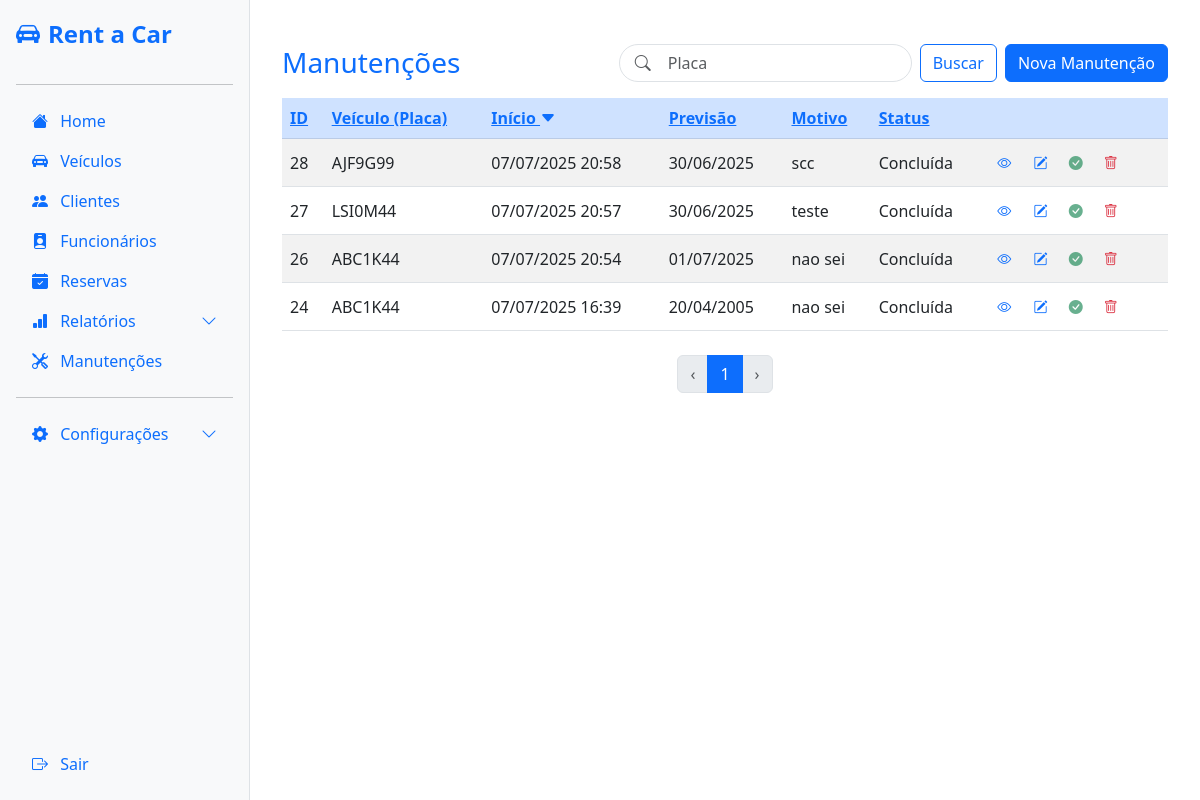
Before: /maintenance/ (signed in) with the older database file.
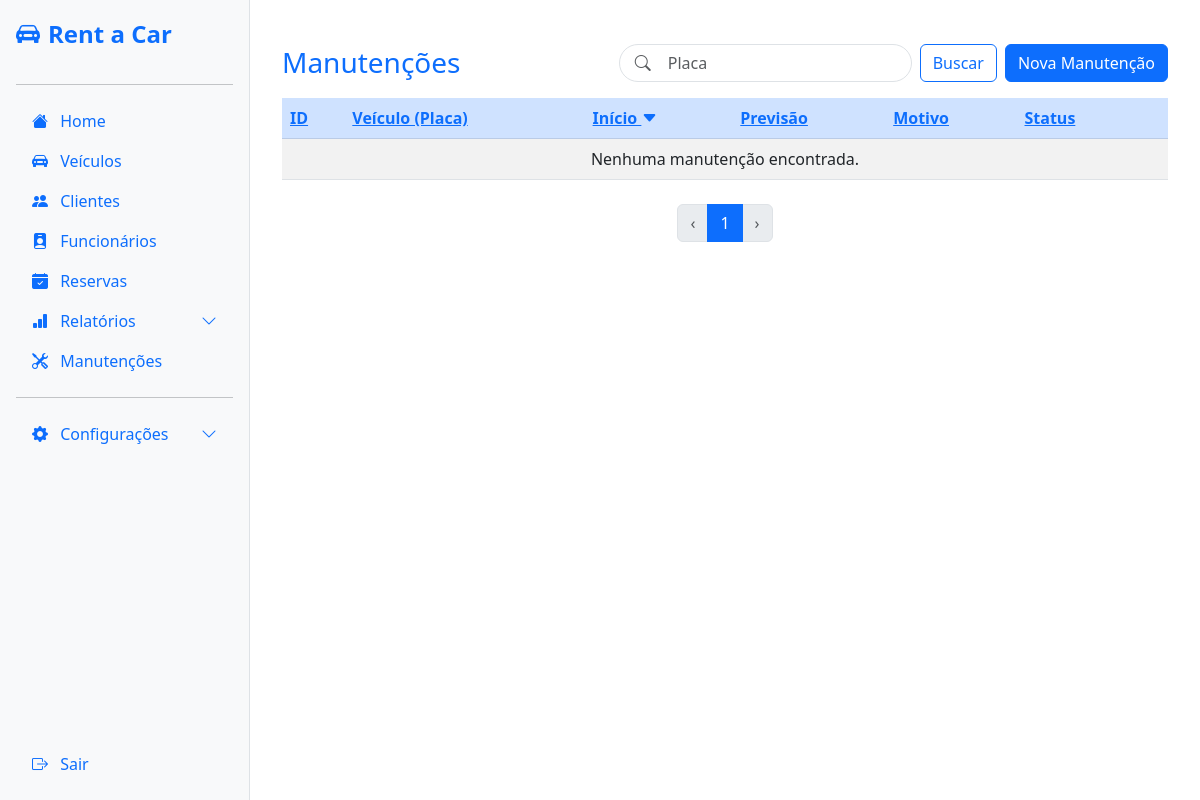
After: the same page with the newer database file.
### maintenance/models.py (models this page shows, shortened)
class Maintenance(models.Model):
    vehicle = models.ForeignKey(Vehicle, on_delete=models.CASCADE, related_name='maintenances')
    reason = models.TextField()
    expected_end_date = models.DateField()
    start_date = models.DateTimeField(auto_now_add=True)
    end_date = models.DateTimeField(blank=True, null=True)
    completed = models.BooleanField(default=False)
    status = models.CharField(max_length=20, choices=STATUS_CHOICES, default='in_progress')

### vehicles/models.py (models this page shows, shortened)
class Vehicle(models.Model):
    vehicle_type = models.CharField(max_length=10, choices=VEHICLE_TYPE_CHOICES)
    brand = models.CharField(max_length=20, choices=VEHICLE_BRAND_CHOICES)
    model = models.CharField(max_length=50)
    year = models.IntegerField()
    color = models.CharField(max_length=20)
    km = models.IntegerField()
    status = models.CharField(max_length=20, choices=STATUS_CHOICES, default='available')
    description = models.TextField(blank=True, null=True)
    created_at = models.DateTimeField(auto_now_add=True)
    plate = models.CharField(max_length=7, unique=True, default='')
    vehicle_class = models.ForeignKey(VehicleClass, on_delete=models.PROTECT)
    image = models.ImageField(upload_to='vehicles/images/', blank=True, null=True)

### maintenance/views.py (the view)
# urls.py: path('', views.maintenance_list, name='maintenance_list'),
@login_required
def maintenance_list(request):
    search_query = request.GET.get('q', '')
    sort = request.GET.get('sort', 'start_date')
    order = request.GET.get('order', 'desc')
    maintenance_list = Maintenance.objects.select_related('vehicle')
    if search_query:
        maintenance_list = maintenance_list.filter(
            vehicle__plate__icontains=search_query
        )
    ordering = sort if order == 'asc' else f'-{sort}'
    maintenance_list = maintenance_list.order_by(ordering)
    paginator = Paginator(maintenance_list, 10)
    page_number = request.GET.get('page')
    maintenances = paginator.get_page(page_number)
    return render(request, 'maintenance/list.html', {
        'maintenances': maintenances,
        'search_query': search_query,
        'sort': sort,
        'order': order,
    })

### maintenance/templates/maintenance/list.html (shortened to what the changed rows need)
{% extends "base/base.html" %}
{% block content %}
<div class="container mt-4">
  <table class="table table-striped align-middle">
    <thead class="table-primary">
      <tr>
        <th>
          <a href="?{% if request.GET.q %}q={{ request.GET.q|urlencode }}&{% endif %}sort=id&order={% if sort == 'id' and order == 'asc' %}desc{% else %}asc{% endif %}">
            ID
          </a>
        </th>
        <th>
          <a href="?{% if request.GET.q %}q={{ request.GET.q|urlencode }}&{% endif %}sort=vehicle__plate&order={% if sort == 'vehicle__plate' and order == 'asc' %}desc{% else %}asc{% endif %}">
            Veículo (Placa)
          </a>
        </th>
        <th>
          <a href="?{% if request.GET.q %}q={{ request.GET.q|urlencode }}&{% endif %}sort=start_date&order={% if sort == 'start_date' and order == 'asc' %}desc{% else %}asc{% endif %}">
            Início {% if sort == 'start_date' %}
            <i class="bi bi-caret-{% if order == 'asc' %}up{% else %}down{% endif %}-fill"></i>
            {% endif %}
          </a>
        </th>
        <th>
          <a href="?{% if request.GET.q %}q={{ request.GET.q|urlencode }}&{% endif %}sort=expected_end_date&order={% if sort == 'expected_end_date' and order == 'asc' %}desc{% else %}asc{% endif %}">
            Previsão
          </a>
        </th>
        <th>
          <a href="?{% if request.GET.q %}q={{ request.GET.q|urlencode }}&{% endif %}sort=reason&order={% if sort == 'reason' and order == 'asc' %}desc{% else %}asc{% endif %}">
            Motivo
          </a>
        </th>
        <th>
          <a href="?{% if request.GET.q %}q={{ request.GET.q|urlencode }}&{% endif %}sort=completed&order={% if sort == 'completed' and order == 'asc' %}desc{% else %}asc{% endif %}">
            Status
          </a>
        </th>
        <th scope="col"></th>
      </tr>
    </thead>
    <tbody>
      {% for maintenance in maintenances %}
      <tr>
        <td>{{ maintenance.id }}</td>
        <td>{{ maintenance.vehicle.plate }}</td>
        <td>{{ maintenance.start_date|date:"d/m/Y H:i" }}</td>
        <td>{{ maintenance.expected_end_date|date:"d/m/Y" }}</td>
        <td>{{ maintenance.reason }}</td>
        <td>
          {% if maintenance.completed %}
            Concluída
          {% else %}
            Em manutenção
          {% endif %}
        </td>
        <td>
          <a href="{% url 'maintenance_detail' maintenance.id %}" class="btn btn-sm" title="Visualizar">
            <i class="bi bi-eye text-primary"></i>
          </a>
          <a href="{% url 'maintenance_update' maintenance.id %}" class="btn btn-sm" title="Editar">
            <i class="bi bi-pencil-square text-primary"></i>
          </a>
          {% if not maintenance.completed %}
          <button
            type="button"
            data-bs-toggle="modal"
            data-bs-target="#completeModal{{ maintenance.id }}"
            class="btn btn-sm"
            title="Finalizar Manutenção"
            style="border: none; background: none; color: green;"
          >
            <i class="bi bi-check-circle"></i>
          </button>
          {% else %}
          <button class="btn btn-sm" disabled style="border:none; background:none; color:gray; cursor:not-allowed;" title="Manutenção concluída">
            <i class="bi bi-check-circle-fill text-success"></i>
          </button>
          {% endif %}
          <button
            type="button"
            class="btn btn-sm"
            data-bs-toggle="modal"
            data-bs-target="#deleteModal{{ maintenance.id }}"
            title="Excluir"
          >
            <i class="bi bi-trash text-danger"></i>
          </button>
        </td>
      </tr>
      {% empty %}
      <tr>
        <td colspan="7" class="text-center">Nenhuma manutenção encontrada.</td>
      </tr>
      {% endfor %}
    </tbody>
  </table>
</div>
{% endblock %}

Changed rows visible on the page:
removed Maintenance: id "28", vehicle.plate "AJF9G99", start_date "07/07/2025 20:58", expected_end_date "30/06/2025", reason "scc", completed "Concluída"
removed Maintenance: id "27", vehicle.plate "LSI0M44", start_date "07/07/2025 20:57", expected_end_date "30/06/2025", reason "teste", completed "Concluída"
removed Maintenance: id "26", vehicle.plate "ABC1K44", start_date "07/07/2025 20:54", expected_end_date "01/07/2025", reason "nao sei", completed "Concluída"
removed Maintenance: id "24", vehicle.plate "ABC1K44", start_date "07/07/2025 16:39", expected_end_date "20/04/2005", reason "nao sei", completed "Concluída"
Other visible differences:
text now shown: "Nenhuma manutenção encontrada."
